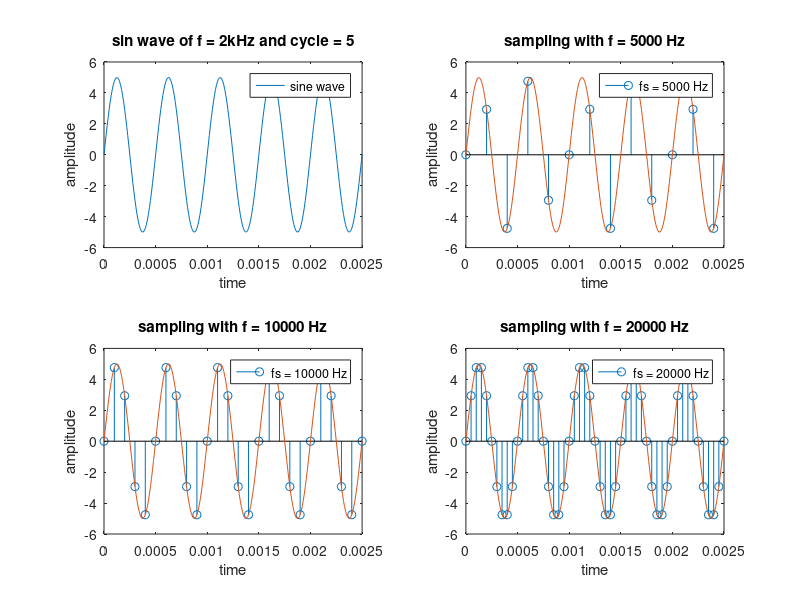

The MATLAB source for this figure:
cycle = 5
f = 2000    % 2 kHz = 2000 Hz

function void = drawGivenWave(a)
  cycle = 5
  f = 2000    % 2 kHz = 2000 Hz

  t = 0 : 0.00001 : cycle * 1 / f
  x = 5 * sin( 2 * pi * f * t )
  plot(t,x)
  title('sin wave of f = 2kHz and cycle = 5');      
  xlabel('time')
  ylabel('amplitude')
  legend('sine wave')
end


function void = sampleGivenWave(samplef)
  cycle = 5
  f = 2000

  ts = 0 : 1 / samplef : cycle * 1 / f
  xs = 5 * sin(2 * pi * f * ts)
  stem(ts,xs)
  hold on
  drawGivenWave()
  title(["sampling with f = ", num2str(samplef), " Hz"])
  legend(["fs = ",  num2str(samplef), " Hz"])
end


% Task 1: generating given signal
subplot(2,2,1)
drawGivenWave()

% Taks 2: sample with 5 KHz
subplot(2,2,2)
sampleGivenWave(5000)

% Taks 3: sample with 10 KHz
subplot(2,2,3)
sampleGivenWave(10000)

% Taks 4: sample with 20 KHz
subplot(2,2,4)
sampleGivenWave(20000)
